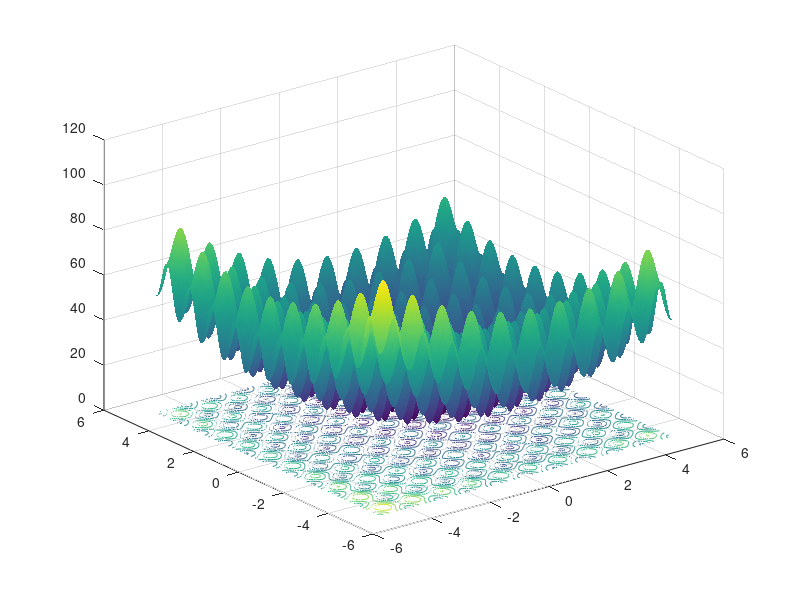

Write MATLAB code to recreate this figure. (Note: this script raises an error after producing the figure.)
% Manel Soria - ETSEIAT
% Demo of aga function
% In this example, we look for a global minimum of a funcion with many local minima

clear
close all

% Our test is a R^2->R function based on Rastrigin function. It is 
% challenging because it has infinite local extrema, located at integer
% numbers (ie, 8,-9) 
% The global minimum is at (1,1), and its value is 0

ras=@(x,y) 20+(x-1).^2+(y-1).^2-10*(cos(2*pi*(x-1))+cos(2*pi*(y-1)))

% We plot it..
[X,Y] = meshgrid(-5:.05:5, -5:.05:5);
ras=@(x,y) 20+(x-1).^2+(y-1).^2-10*(cos(2*pi*(x-1))+cos(2*pi*(y-1)))
surfc(-5:.05:5, -5:.05:5,ras(X,Y))
shading interp;


ng=10; % number of generations
np=300; % population size, NOT directly used by aga but useful here
nm=2; % elite size
nr=floor(np*0.2); % number of mutants
nn=floor(np*0.9); % number of normal sons (the remaining are newcommers)
goal=1e-5; % goal (if aga finds a value below goal, iterations will be stopped)


% auxiliary function
ranrange=@(a,b,n) a+(b-a)*rand(n,1); % n values uniform between a i b



funique=@(pop) pop; % unique should discard identical individuals, 
                    % we ignore this possibility as the individuals are R^2 vectors
fitfun=@(x) ras(x(1),x(2));  % fitness function - TO BE MINIMIZED 
                             % note that its single argument is a 2-component
                             % vector
mutfun=@(x,f) x+ranrange(-0.1,0.1,2); % mutation, just a small random movement
reproduccio=@(x,y) (x+y)/2; % reproduction, just average
ranfun=@() ranrange(-100,100,2); % random individual (uniform between -100 and 100)
prifun=@(x) fprintf('%f %f',x(1),x(2));

rng('shuffle'); % we don't want repetability in the GA 


% We construct an initial population list
pop={};
for i=1:np
    pop{i}=ranfun(); 
end


info=10; % Verbosity level
label=10000; % Just a label (an arbitray integer number) 
             % in case output is to be filtered

[pop2,best,nite]=aga(info,label, ...
                 pop,...
                 ng,nm,nr,nn,goal,...
                 funique,fitfun,mutfun,reproduccio,ranfun,prifun);
    % pop2 is the sorted population after iterating; pop2{1} is the best
    %   solution available
    % best=fitfun(pop2{1}) is the optimal value
    % nite is the number of iterations performed
found=pop2{1};


% Solution with simulated annealing
%
%             [found,best]=asa(10000,label,...
%                 ranfun(),1000000,0.2,goal,fitfun,mutfun,prifun);


found
best

% Now, we can easily improve the accuracy of the local extremum found
options=optimset('TolFun',1e-8,'Display','none');
found_fminsearch=fminsearch(fitfun,found,options)



